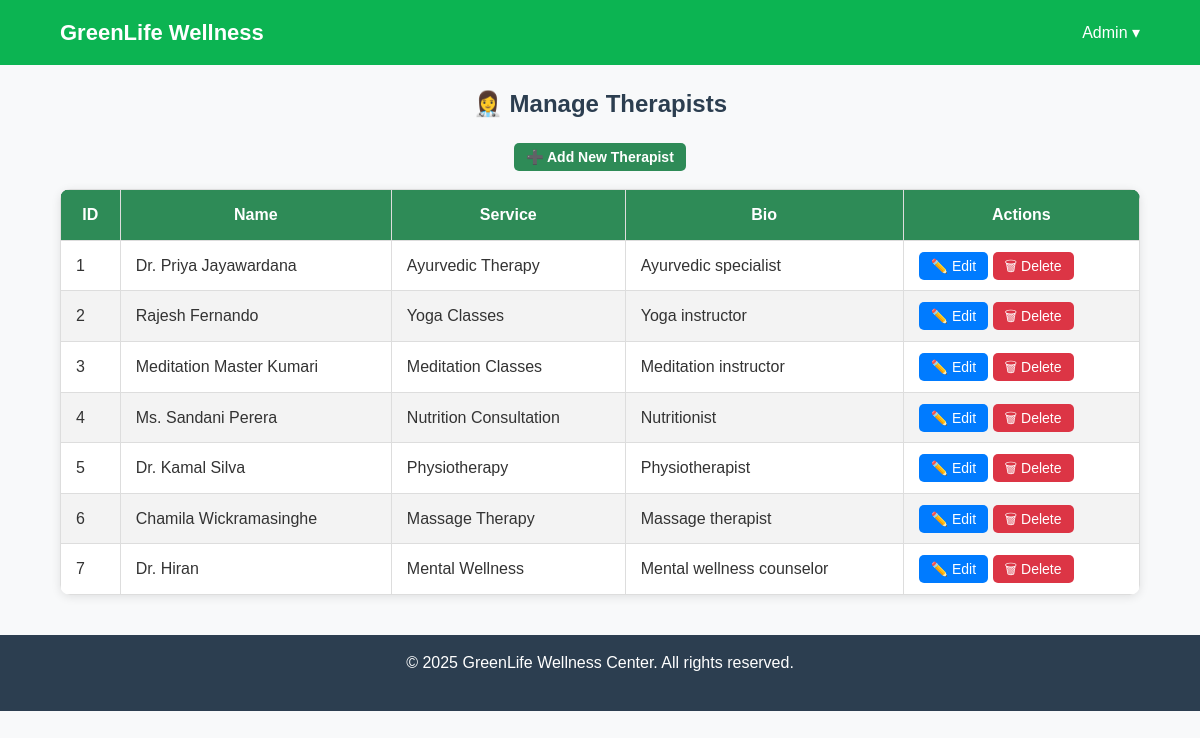
Screenshot of /admin_therapists.php (signed in) with the database file from the repository.
### tables this page shows
CREATE TABLE doctors (
  id INT AUTO_INCREMENT PRIMARY KEY,
  name VARCHAR(150) NOT NULL,
  service_id INT NOT NULL,
  bio TEXT,
  user_id INT NULL,
  FOREIGN KEY (service_id) REFERENCES services(id) ON DELETE CASCADE,
  FOREIGN KEY (user_id) REFERENCES users(id) ON DELETE SET NULL
);

CREATE TABLE services (
  id INT AUTO_INCREMENT PRIMARY KEY,
  name VARCHAR(100) NOT NULL,
  description TEXT,
  price VARCHAR(100),
  is_group TINYINT(1) DEFAULT 0
);

### admin_therapists.php (the view, shortened to what this page needs)
<?php
require 'db.php';
$stmt = $pdo->query("
    SELECT d.id, d.name, d.bio, s.name AS service_name
    FROM doctors d
    JOIN services s ON d.service_id = s.id
    ORDER BY d.id ASC
");
$doctors = $stmt->fetchAll(PDO::FETCH_ASSOC);
require 'header.php';
?>
<h2 style="text-align:center;">👩‍⚕️ Manage Therapists</h2>
<div style="text-align:center; margin:15px;">
    <a href="therapist_add.php" class="btn">➕ Add New Therapist</a>
</div>
<table class="styled-table">
  <thead>
    <tr>
      <th>ID</th>
      <th>Name</th>
      <th>Service</th>
      <th>Bio</th>
      <th>Actions</th>
    </tr>
  </thead>
  <tbody>
    <?php if (!empty($doctors)): ?>
        <?php foreach ($doctors as $doc): ?>
            <tr>
                <td><?= $doc['id'] ?></td>
                <td><?= htmlspecialchars($doc['name']) ?></td>
                <td><?= htmlspecialchars($doc['service_name']) ?></td>
                <td><?= htmlspecialchars($doc['bio']) ?></td>
                <td>
                   <a href="therapist_edit.php?id=<?= $doc['id'] ?>" class="btn-edit">✏️ Edit</a>
                    <a href="therapist_delete.php?id=<?= $doc['id'] ?>" class="btn-delete"
                       onclick="return confirm('Are you sure you want to delete this therapist?');">🗑 Delete</a>
                </td>
            </tr>
        <?php endforeach; ?>
    <?php else: ?>
        <tr>
            <td colspan="5" style="text-align:center;">⚠️ No therapists found</td>
        </tr>
    <?php endif; ?>
  </tbody>
</table>
<?php require 'footer.php'; ?>

### style.css (style rules this page uses)
* { margin: 0; padding: 0; box-sizing: border-box; }
body { font-family: Arial, sans-serif; background-color: #f9f9f9; color: #333; line-height: 1.6; }
.btn { padding: 6px 14px; border: none; border-radius: 4px; cursor: pointer; text-decoration: none; font-weight: bold; font-size: 14px; }
h2 { text-align: center; margin: 20px 0; color: #2c3e50; }
.styled-table { width: 90%; margin: 20px auto; border-collapse: collapse; font-size: 16px; text-align: left; background: #fff; border-radius: 8px; overflow: hidden; box-shadow: 0 0 10px rgba(0,0,0,0.1); }
.styled-table th, .styled-table td { padding: 12px 15px; border: 1px solid #ddd; }
.styled-table th { background: #2e8b57; color: #fff; text-align: center; }
.styled-table tr:nth-child(even) { background-color: #f9f9f9; }
.btn, .btn-edit, .btn-delete { padding: 6px 12px; border-radius: 5px; text-decoration: none; color: white; font-size: 14px; }
.btn { background: #2e8b57; }
.btn-edit { background: #007bff; }
.btn-delete { background: #dc3545; }
body { font-family: Arial, sans-serif; background: #f8f9fa; margin: 0; padding: 0; }
.styled-table { width: 100%; border-collapse: collapse; margin: 20px 0; font-size: 16px; background-color: #fff; border-radius: 10px; overflow: hidden; box-shadow: 0 2px 10px rgba(0,0,0,0.1); }
.styled-table thead tr { background-color: #2d6a4f; color: #ffffff; text-align: left; font-weight: bold; }
.styled-table tbody tr:nth-child(even) { background-color: #f3f3f3; }

### rows the page displays
doctors: id "1", name "Dr. Priya Jayawardana", service.name "Ayurvedic Therapy", bio "Ayurvedic specialist"
doctors: id "2", name "Rajesh Fernando", service.name "Yoga Classes", bio "Yoga instructor"
doctors: id "3", name "Meditation Master Kumari", service.name "Meditation Classes", bio "Meditation instructor"
doctors: id "4", name "Ms. Sandani Perera", service.name "Nutrition Consultation", bio "Nutritionist"
doctors: id "5", name "Dr. Kamal Silva", service.name "Physiotherapy", bio "Physiotherapist"
doctors: id "6", name "Chamila Wickramasinghe", service.name "Massage Therapy", bio "Massage therapist"
doctors: id "7", name "Dr. Hiran", service.name "Mental Wellness", bio "Mental wellness counselor"

### other values shown
$_SESSION['user']['name'] "Admin"
